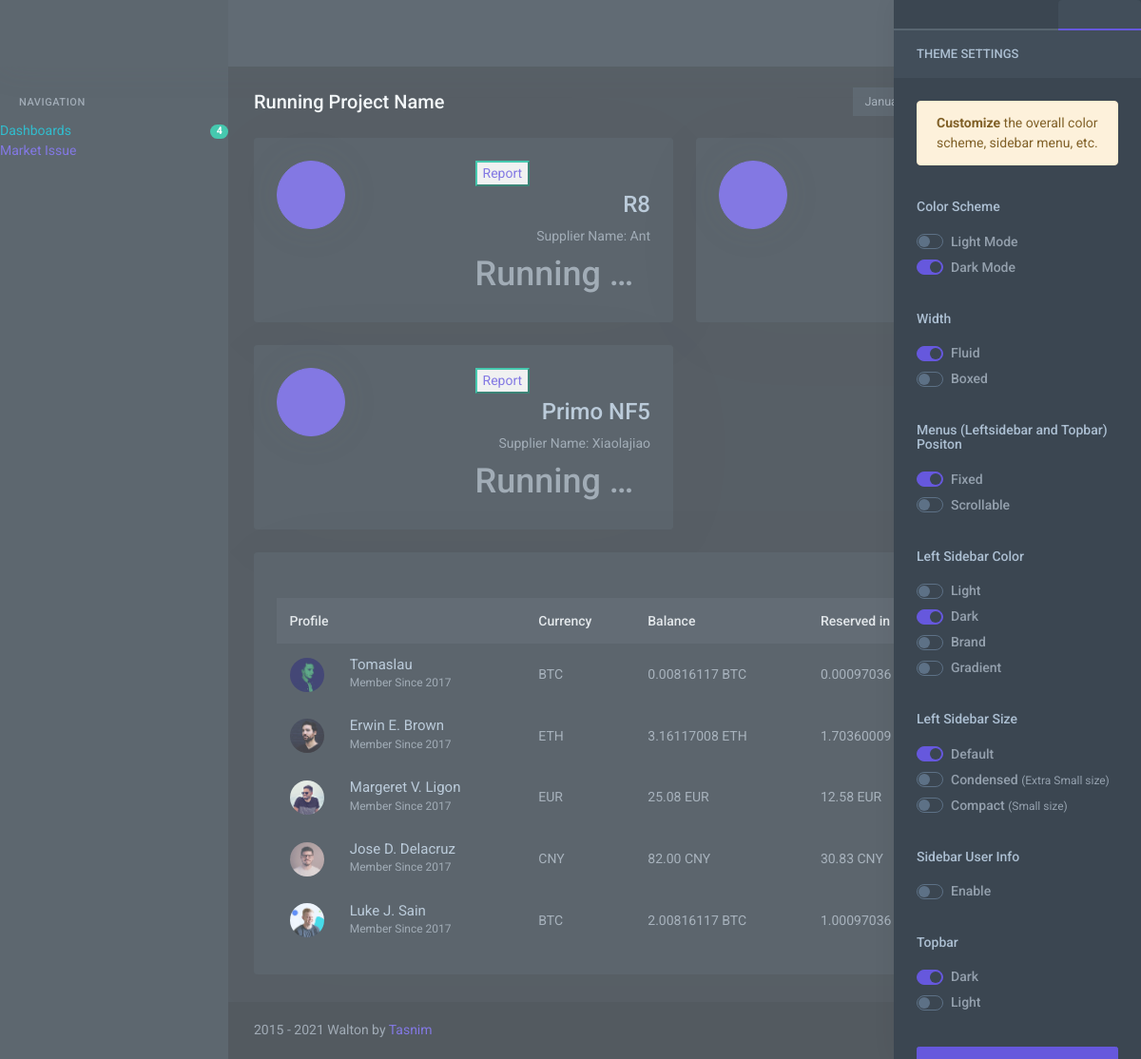
The page / on the database its author committed.
### aspmissue/models.py (models this page shows, shortened)
class Software(models.Model):
    modelname = models.ForeignKey(ModelName, on_delete=models.CASCADE, null=True, blank=True)
    software_type = models.ForeignKey(SoftwareType, on_delete=models.CASCADE, null=True)
    software_name = models.CharField(max_length=200, null=True, blank=True)
    software_full_name = models.CharField(max_length=200, blank=True, null=True)

class ModelName(models.Model):
    supplier = models.ForeignKey(Supplier, on_delete=models.CASCADE, null=True)
    modeltype = models.ForeignKey(ModelType, on_delete=models.CASCADE, null=True, blank=True)
    modelname = models.CharField(max_length=200)
    modeldescription = models.CharField(max_length=200, null=True)
    def __str__(self):
        return self.modelname

class Supplier(models.Model):
    suppliername = models.CharField(max_length=200, null=True)
    pmname = models.CharField(max_length=200, null=True, blank=True)
    supplier_description = models.CharField(max_length=200, null=True)
    def __str__(self):
        return self.suppliername

### aspmissue/views.py (the view)
# urls.py: path('', views.index, name='index'),
def index(request):
    context = dict()
    version = []
    model = ModelName.objects.all()
    for x in model:
        model_detail = Software.objects.filter(modelname=x.id).latest('software_full_name')
        version.append(model_detail)
    context['version'] = version
    return render(request, 'aspmissue/dashboard.html', context)

### aspmissue/templates/aspmissue/dashboard.html (shortened to what this page needs)
   {% extends 'aspmissue/base.html' %}
   {% load static %}
   {% block content %}
<div class="content">
                    <div class="container-fluid">
                        <div class="row">
                            <div class="col-12">
                                <div class="page-title-box">
                                    <div class="page-title-right">
                                        <form class="form-inline">
                                            <div class="form-group">
                                                <div class="input-group input-group-sm">
                                                    <div class="input-group-append">
                                                        <span class="input-group-text bg-blue border-blue text-white">
                                                        </span>
                                                    </div>
                                                </div>
                                            </div>
                                            <a href="javascript: void(0);" class="btn btn-blue btn-sm ml-2">
                                            </a>
                                            <a href="javascript: void(0);" class="btn btn-blue btn-sm ml-1">
                                            </a>
                                        </form>
                                    </div>
                                    <h4 class="page-title">Running Project Name</h4>
                                </div>
                            </div>
                        </div>
                        <div class="row">
                            {% for models in version %}
                            <div class="col-md-6 col-xl-3">
                                <div class="widget-rounded-circle card-box">
                                    <div class="row">
                                        <div class="col-6">
                                            <div class="avatar-lg rounded-circle bg-primary border-primary border shadow">
                                                <i class="fe-heart font-22 avatar-title text-white"></i>
                                            </div>
                                        </div>
                                        <div class="col-6">
                                            <button class="btn-outline-success"><a href="{% url 'aspmissue:xcel_view' id=models.modelname_id %}"> Report</a></button>
                                             <a href="{% url 'aspmissue:modelDetail' id=models.modelname_id %}">
                                            <div class="text-right">
                                                <h3 class="mt-1">{{ models.modelname }}</h3>
                                                <p class="text-muted mb-1 text-truncate"> Supplier Name: {{ models.modelname.supplier }}</p>
                                                <h1 class="text-muted mb-1 text-truncate"> Running Version:{{models.software_full_name}}</h1>
                                            </div>
                                             </a>
                                        </div>
                                    </div>
                                </div>
                            </div>
               {% endfor %}
                        </div>
                        <div class="row">
                            <div class="col-xl-6">
                                <div class="card-box">
                                    <div class="table-responsive">
                                        <table class="table table-borderless table-hover table-nowrap table-centered m-0">
                                            <thead class="thead-light">
                                                <tr>
                                                    <th colspan="2">Profile</th>
                                                    <th>Currency</th>
                                                    <th>Balance</th>
                                                    <th>Reserved in orders</th>
                                                    <th>Action</th>
                                                </tr>
                                            </thead>
                                            <tbody>
                                                <tr>
                                                    <td style="width: 36px;">
                                                        <img src="{% static 'assets/images/users/user-2.jpg'%}" alt="contact-img" title="contact-img" class="rounded-circle avatar-sm" />
                                                    </td>
                                                    <td>
                                                        <h5 class="m-0 font-weight-normal">Tomaslau</h5>
                                                        <p class="mb-0 text-muted"><small>Member Since 2017</small></p>
                                                    </td>
                                                    <td>
                                                         BTC
                                                    </td>
                                                    <td>
                                                        0.00816117 BTC
                                                    </td>
                                                    <td>
                                                        0.00097036 BTC
                                                    </td>
                                                    <td>
                                                        <a href="javascript: void(0);" class="btn btn-xs btn-light"></a>
                                                        <a href="javascript: void(0);" class="btn btn-xs btn-danger"></a>
                                                    </td>
                                                </tr>
                                                <tr>
                                                    <td style="width: 36px;">
                                                        <img src="{% static 'assets/images/users/user-3.jpg'%}" alt="contact-img" title="contact-img" class="rounded-circle avatar-sm" />
                                                    </td>
                                                    <td>
                                                        <h5 class="m-0 font-weight-normal">Erwin E. Brown</h5>
                                                        <p class="mb-0 text-muted"><small>Member Since 2017</small></p>
                                                    </td>
                                                    <td>
                                                         ETH
                                                    </td>
                                                    <td>
                                                        3.16117008 ETH
                                                    </td>
                                                    <td>
                                                        1.70360009 ETH
                                                    </td>
                                                    <td>
                                                        <a href="javascript: void(0);" class="btn btn-xs btn-light"></a>
                                                        <a href="javascript: void(0);" class="btn btn-xs btn-danger"></a>
                                                    </td>
                                                </tr>
                                                <tr>
                                                    <td style="width: 36px;">
                                                        <img src="{% static 'assets/images/users/user-4.jpg'%}" alt="contact-img" title="contact-img" class="rounded-circle avatar-sm" />
                                                    </td>
                                                    <td>
                                                        <h5 class="m-0 font-weight-normal">Margeret V. Ligon</h5>
                                                        <p class="mb-0 text-muted"><small>Member Since 2017</small></p>
                                                    </td>
                                                    <td>
                                                         EUR
                                                    </td>
                                                    <td>
                                                        25.08 EUR
                                                    </td>
                                                    <td>
                                                        12.58 EUR
                                                    </td>
                                                    <td>
                                                        <a href="javascript: void(0);" class="btn btn-xs btn-light"></a>
                                                        <a href="javascript: void(0);" class="btn btn-xs btn-danger"></a>
                                                    </td>
                                                </tr>
                                                <tr>
                                                    <td style="width: 36px;">
                                                        <img src="{% static 'assets/images/users/user-5.jpg' %}" alt="contact-img" title="contact-img" class="rounded-circle avatar-sm" />
                                                    </td>
                                                    <td>
                                                        <h5 class="m-0 font-weight-normal">Jose D. Delacruz</h5>
                                                        <p class="mb-0 text-muted"><small>Member Since 2017</small></p>
                                                    </td>
                                                    <td>
                                                         CNY
                                                    </td>
                                                    <td>
                                                        82.00 CNY
                                                    </td>
                                                    <td>
                                                        30.83 CNY
                                                    </td>
                                                    <td>
                                                        <a href="javascript: void(0);" class="btn btn-xs btn-light"></a>
                                                        <a href="javascript: void(0);" class="btn btn-xs btn-danger"></a>
                                                    </td>
                                                </tr>
                                                <tr>
                                                    <td style="width: 36px;">
                                                        <img src="{% static 'assets/images/users/user-6.jpg'%}" alt="contact-img" title="contact-img" class="rounded-circle avatar-sm" />
                                                    </td>
                                                    <td>
                                                        <h5 class="m-0 font-weight-normal">Luke J. Sain</h5>
                                                        <p class="mb-0 text-muted"><small>Member Since 2017</small></p>
                                                    </td>
                                                    <td>
                                                         BTC
                                                    </td>
                                                    <td>
                                                        2.00816117 BTC
                                                    </td>
                                                    <td>
                                                        1.00097036 BTC
                                                    </td>
                                                    <td>
                                                        <a href="javascript: void(0);" class="btn btn-xs btn-light"></a>
                                                        <a href="javascript: void(0);" class="btn btn-xs btn-danger"></a>
                                                    </td>
                                                </tr>
                                            </tbody>
                                        </table>
                                    </div>
                                </div>
                            </div>
                        </div>
                    </div>
                </div>
   {% endblock %}

### rows shown on the page
Software: modelname "R8", modelname.supplier "Ant"
Software: modelname "Primo NF5", modelname.supplier "Xiaolajiao"
